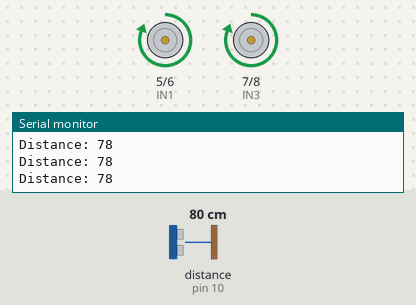
This sketch was run on a simulated Arduino Uno, built with avr-gcc and run on an emulated ATmega328P. On the bench: motor-driver pin pairs drawn as motors (green arrow = first pin HIGH = forward, orange = second pin HIGH = backward, longer = more drive), the last lines printed to the serial monitor. Wiring (inferred from the names in the program): ultrasonic range finder: trigger pin 9; echo pin 10. The test bench sets the inputs (shaded band); at power-on: distance to the obstacle (sensor on pin 10) 80 cm. The echo pulse lasts 58.3 µs per cm.

Above: at 1.2 s.
1.3 s: distance to the obstacle (sensor on pin 10) set to 18 cm
2.8 s: distance to the obstacle (sensor on pin 10) set to 14 cm
At 3.03 s:
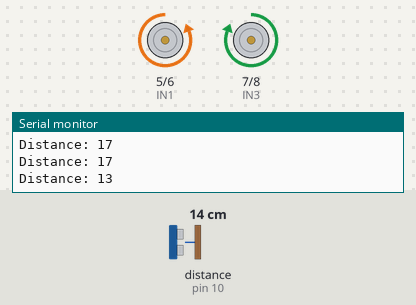
5.8 s: distance to the obstacle (sensor on pin 10) set to 35 cm
At 5.96 s:
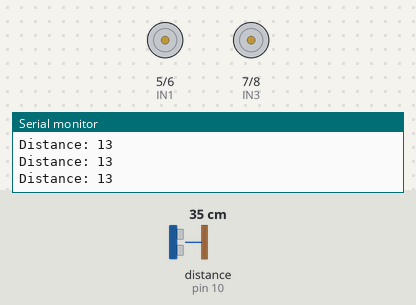
7.5 s: distance to the obstacle (sensor on pin 10) set to 2 cm
At 8.36 s:
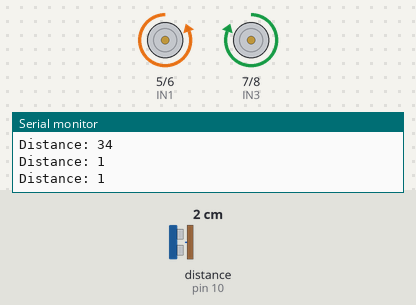
Timing chart, 0 to 11.5 s (numbered marks = the images above; inputs shaded):
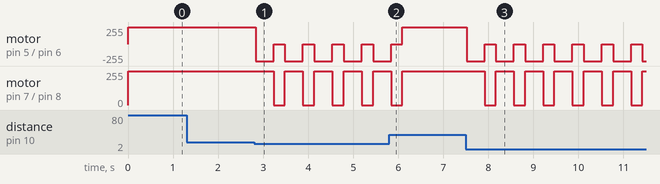

The sketch:

main.ino
```cpp
// Pin Definitions (as per your table)
#define TRIG_PIN 9    // Ultrasonic Trigger
#define ECHO_PIN 10   // Ultrasonic Echo

#define IN1 5         // L298N IN1
#define IN2 6         // L298N IN2
#define IN3 7         // L298N IN3
#define IN4 8         // L298N IN4

// Optional: Motor speed (0-255)
#define MOTOR_SPEED 180

// Function to measure distance using HC-SR04
long getDistance() {
  digitalWrite(TRIG_PIN, LOW);
  delayMicroseconds(2);
  digitalWrite(TRIG_PIN, HIGH);
  delayMicroseconds(10);
  digitalWrite(TRIG_PIN, LOW);

  long duration = pulseIn(ECHO_PIN, HIGH, 20000); // Timeout after 20ms
  long distance = duration * 0.034 / 2; // Convert to cm
  return distance;
}

// Motor Control Functions
void moveForward() {
  digitalWrite(IN1, HIGH);
  digitalWrite(IN2, LOW);
  digitalWrite(IN3, HIGH);
  digitalWrite(IN4, LOW);
}

void stopMotors() {
  digitalWrite(IN1, LOW);
  digitalWrite(IN2, LOW);
  digitalWrite(IN3, LOW);
  digitalWrite(IN4, LOW);
}

void turnRight() {
  digitalWrite(IN1, LOW);
  digitalWrite(IN2, HIGH);   // Left motor backward
  digitalWrite(IN3, HIGH);
  digitalWrite(IN4, LOW);    // Right motor forward
  delay(400);                // Adjust turn duration as needed
  stopMotors();
  delay(200);                // Small pause after turn
}

void setup() {
  // Motor pins
  pinMode(IN1, OUTPUT);
  pinMode(IN2, OUTPUT);
  pinMode(IN3, OUTPUT);
  pinMode(IN4, OUTPUT);

  // Ultrasonic sensor pins
  pinMode(TRIG_PIN, OUTPUT);
  pinMode(ECHO_PIN, INPUT);

  // Optional: Serial for debugging
  Serial.begin(9600);
}

void loop() {
  long distance = getDistance();
  Serial.print("Distance: ");
  Serial.println(distance);

  if (distance > 0 && distance < 15) { // 0 check avoids sensor error
    stopMotors();
    turnRight();
  } else {
    moveForward();
  }

  delay(50); // Small delay for stability
}
```

Measured:
- the behaviour switches between 16 and 15 cm on distance to the obstacle (sensor on pin 10) (found by bisection; images 0 and 1)
- after the input at 2.8 s, motor on pin 5 (IN1) / pin 6 (IN2): alternates backward 255/255 for 0.40 s and stopped for 0.25 s, starting at once; motor on pin 7 (IN3) / pin 8 (IN4): alternates forward 255/255 for 0.40 s and stopped for 0.25 s, starting after 0.43 s
- after the input at 5.8 s, motor on pin 7 (IN3) / pin 8 (IN4): goes on until 6.1 s, then stays forward 255/255
- after the input at 7.5 s, motor on pin 5 (IN1) / pin 6 (IN2): alternates backward 255/255 for 0.40 s and stopped for 0.25 s, starting at once; motor on pin 7 (IN3) / pin 8 (IN4): alternates forward 255/255 for 0.40 s and stopped for 0.25 s, starting after 0.42 s
